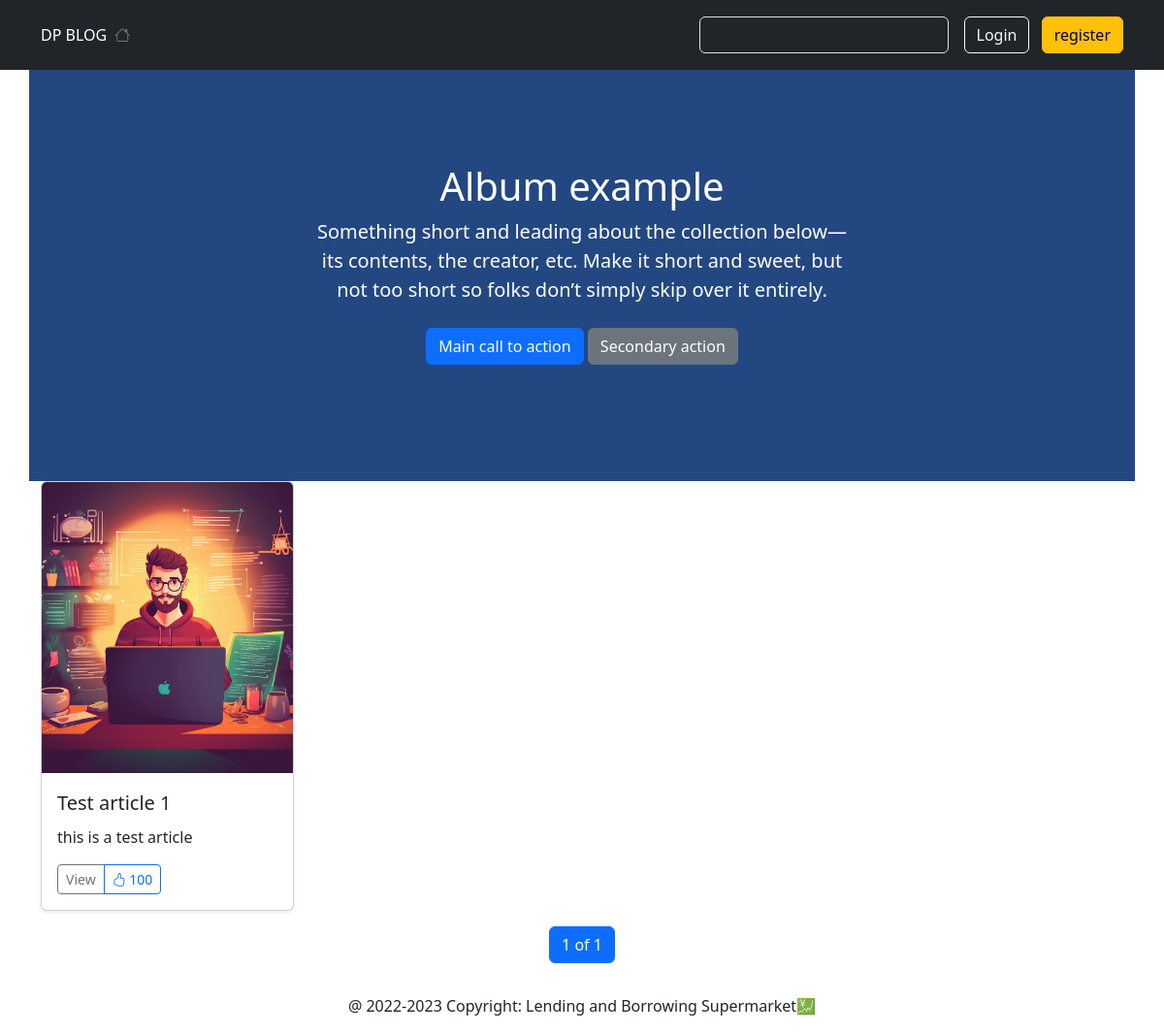
The app's page /, older data.
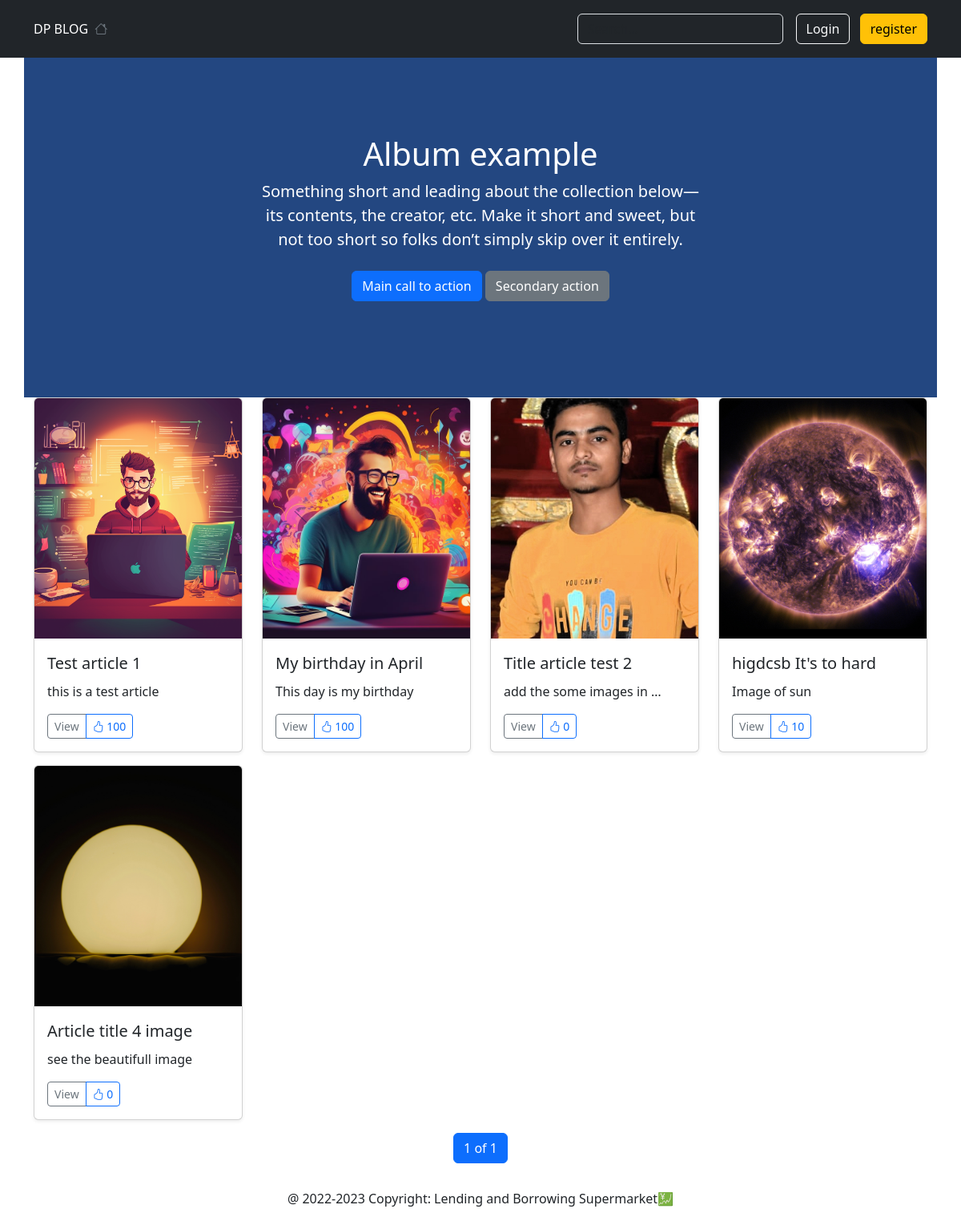
The same page, newer data.
### blog/models.py (models this page shows, shortened)
class Article(models.Model):
    title = models.CharField("Article title", max_length=100)
    image = models.ImageField("Article image", upload_to="articles/images",)
    content = models.TextField()
    topic = models.ForeignKey(Topic, on_delete=models.CASCADE)
    created_at = models.DateTimeField(auto_now=True,)
    author = models.ForeignKey("auth.User", on_delete=models.CASCADE)
    likes = models.PositiveIntegerField("Total likes", default=0)

### blog/views.py (the view)
# urls.py: path('', views.home_view, name='home'),
def home_view(request):
    article_list = Article.objects.all()
    topic_list = Topic.objects.all()
    paginator = Paginator(article_list, 8)
    page = request.GET.get('p',1)
    articles = paginator.get_page(page)
    ctx = {
        'articles': articles,
        'topics': topic_list,
    }
    return render(request, 'blog/home.html', ctx)

### templates/blog/home.html (shortened to what this page needs)
{% extends 'layout/base.html' %}
{% load static %}
{% block content %}
<section class="py-5 text-center container">
    <div class="row py-lg-5">
        <div class="col-lg-6 col-md-8 mx-auto text-white">
            <h1 class="fw-light">Album example</h1>
            <p class="lead">Something short and leading about the collection below—its contents, the
                creator, etc. Make it short and sweet, but not too short so folks don’t simply skip over it entirely.
            </p>
            <p>
                <a href="#" class="btn btn-primary my-2">Main call to action</a>
                <a href="#" class="btn btn-secondary my-2">Secondary action</a>
            </p>
        </div>
    </div>
</section>
<div class="container">
    <div class="row">
        {% for item in articles %}
        {% include 'components/article_card.html' %}
        {% endfor %}
        <nav aria-label="article navigation">
            <ul class="pagination justify-content-center">
                <li class="page-item">
                    <a class="page-link active">
                        {{ articles.number }} of {{ articles.paginator.num_pages }}
                    </a>
                </li>
            </ul>
        </nav>
    </div>
</div>
{% endblock %}

### templates/layout/base.html (shortened to what this page needs)
<!doctype html>
<html lang="en">
<head>
  <link href="https://cdn.jsdelivr.net/npm/bootstrap@5.3.2/dist/css/bootstrap.min.css" rel="stylesheet"
>
    <link rel="stylesheet" href="https://cdnjs.cloudflare.com/ajax/libs/bootstrap-icons/1.11.2/font/bootstrap-icons.min.css" />
</head>
<body>
  <header>
   {% include 'components/header.html' %}
  </header>
  <main>
    {% block content %}
    {% endblock content %}
  </main>
    <footer>
     {% include 'components/footer.html' %}
    </footer>
</body>
</html>

### templates/components/header.html
<header class="p-3 text-bg-dark">
    <div class="container">
      <div class="d-flex flex-wrap align-items-center justify-content-center justify-content-lg-start">
        <a href="{% url 'home' %}" class="d-flex align-items-center mb-2 mb-lg-0 text-white text-decoration-none">
          DP BLOG
        </a>
        <ul class="nav col-12 col-lg-auto me-lg-auto mb-2 justify-content-center mb-md-0">
          <li><a href="{% url 'home' %}" class="nav-link px-2 text-secondary">
              <i class="bi bi-house"></i>
            </a></li>
        </ul>
        <form class="col-12 col-lg-auto mb-3 mb-lg-0 me-lg-3" role="search">
          <input type="search" class="form-control form-control-dark text-bg-dark" placeholder="Search..."
            aria-label="Search">
        </form>
        <div class="text-end">
          {% if user.is_authenticated %}
          <div class="dropdown open">
            <a class="btn btn-secondary dropdown-toggle" type="button" id="triggerId" data-bs-toggle="dropdown"
              aria-haspopup="true" aria-expanded="false">
              {{user.username|title}}
            </a>
            <div class="dropdown-menu" aria-labelledby="triggerId">
              {% if user.is_superuser %}
              <a class="dropdown-item" href="{% url 'admin:index' %}">Dashboard</a>
              {% endif %}
              <a class="dropdown-item" href="{% url 'my_articles' %}">My article</a>
              <a class="dropdown-item" href="{% url 'add' %}"> Create</a>
              <a class="dropdown-item" href="{% url 'logout' %}">Logout</a>
            </div>
          </div>
          {% else %}
          <a href="{% url 'login' %}" class="btn btn-outline-light me-2">Login</a>
          <a href="{% url 'register' %}" class="btn btn-warning">register</a>
          {% endif %}
        </div>
      </div>
    </div>
  </header>

### templates/components/article_card.html (shortened to what this page needs)
<!-- {% load static %}
{% load static %}
<div class="col-lg-3 col-md-6 mb-3">
    <div class="card shadow-sm">
        <img src="{{item.image.url}}" alt="{{item.title}}" class="card-img-top" height="300">
        <div class="card-body">
            <a href="{% url 'detail' item.id %}" class="card-title fs-5 nav-link">
                {{item.title}}
            </a>
            <p class="card-text">
                {{item.content|truncatewords:5}}
            </p>
            <div class="d-flex justify-content-between align-items-center">
                <div class="btn-group">
                    <a href="{% url 'detail' item.id %}" class="btn btn-sm btn-outline-secondary">View</a>
                    {% if item.author == user %}
                    <a href="{% url 'edit' item.id %}" class="btn btn-sm btn-outline-secondary">Edit</a>
                    {% else %}
                    <a class="btn btn-sm btn-outline-primary">
                        <i class="bi bi-hand-thumbs-up"></i>
                        {{item.likes}}
                    </a>
                    {% endif %}
                </div>
            </div>
        </div>
    </div>
</div>

### templates/components/footer.html
<footer class="">
  <p class="d-block text-center  pt-3" style="font-size: 1rem;">@ 2022-2023 Copyright: Lending and Borrowing
    Supermarket💹
  </p>
</footer>

### templates/blog/home.html (style rules this page uses)
section { background-color: rgb(35, 71, 129); }

### templates/components/article_card.html (style rules this page uses)
.card-img-top { object-fit: cover; }

Row changes from the older to the newer data that the page shows:
added Article: image (picture), title "My birthday in April", content "This day is my birthday", likes "100"
added Article: image (picture), title "Title article test 2", content "add the some images in …", likes "0"
added Article: image (picture), title "higdcsb It's to hard", content "Image of sun", likes "10"
added Article: image (picture), title "Article title 4 image", content "see the beautifull image", likes "0"
